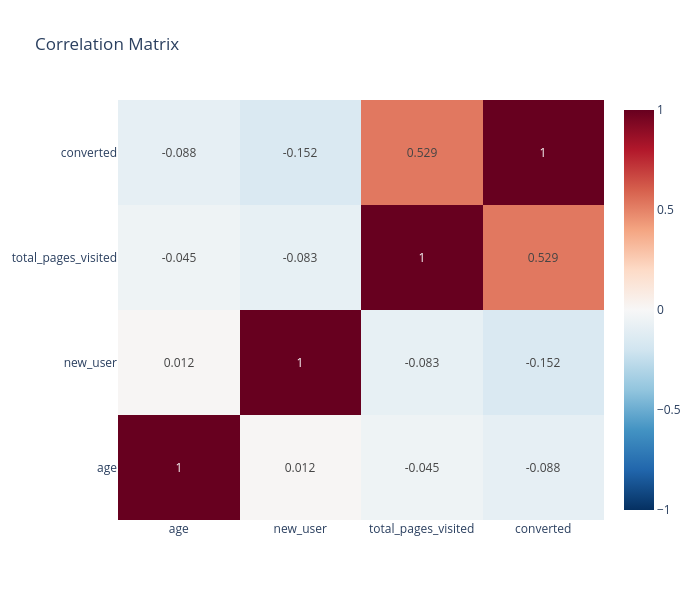

The notebook cell this image was saved under:
### Markdown cell above
## 2.4 Correlation Analysis

### Code cell
numeric_cols = [
    "age", "new_user", "total_pages_visited", TARGET,
]
corr_matrix = train_data[numeric_cols].corr()

fig = go.Figure(data=go.Heatmap(
    z=corr_matrix.values,
    x=corr_matrix.columns,
    y=corr_matrix.columns,
    text=corr_matrix.round(3).values,
    texttemplate="%{text}",
    colorscale="RdBu_r",
    zmid=0,
))
fig.update_layout(
    title="Correlation Matrix",
    width=700,
    height=600,
)
fig.write_image(PLOT_DIR / "07_correlation_matrix.png", width=700, height=600, scale=2)
fig.show()

print("\nCorrelation with target:")
print(corr_matrix[TARGET].sort_values(ascending=False).to_string())

### Figure 1 — Plotly figure (JSON) as saved in the notebook; plotly's stock layout.template omitted (floating-point values rounded to 4 significant figures)
{"data": [{"colorscale": [[0, "rgb(5,48,97)"], [0.1, "rgb(33,102,172)"], [0.2, "rgb(67,147,195)"], [0.3, "rgb(146,197,222)"], [0.4, "rgb(209,229,240)"], [0.5, "rgb(247,247,247)"], [0.6, "rgb(253,219,199)"], [0.7, "rgb(244,165,130)"], [0.8, "rgb(214,96,77)"], [0.9, "rgb(178,24,43)"], [1, "rgb(103,0,31)"]], "text": [[1.0, 0.012, -0.045, -0.088], [0.012, 1.0, -0.083, -0.152], [-0.045, -0.083, 1.0, 0.529], [-0.088, -0.152, 0.529, 1.0]], "texttemplate": "%{text}", "type": "heatmap", "x": ["age", "new_user", "total_pages_visited", "converted"], "y": ["age", "new_user", "total_pages_visited", "converted"], "z": [[1.0, 0.01168, -0.04536, -0.08827], [0.01168, 1.0, -0.08299, -0.1521], [-0.04536, -0.08299, 1.0, 0.5292], [-0.08827, -0.1521, 0.5292, 1.0]], "zmid": 0}], "layout": {"height": 600, "title": {"text": "Correlation Matrix"}, "width": 700}}
